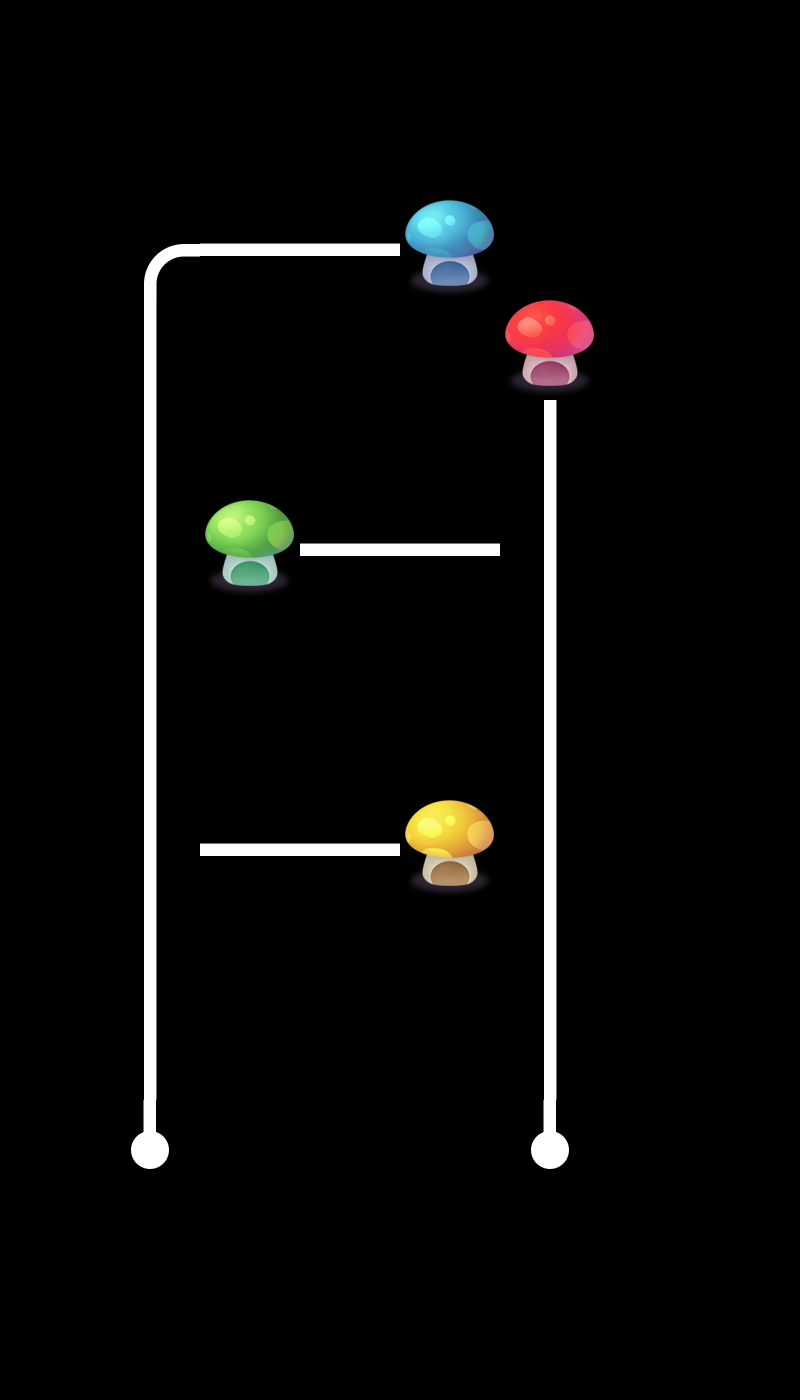

Rendered tile map (Tiled .tmx) drawn with the repository's tilesets; below, a short description and the map source with its tile grids summarised:
An orthogonal 8x14 tile map with 100x100 px tiles, 2 tile layers (layer1, layer0), 2 tilesets and 2 objects.

<map version="1.0" orientation="orthogonal" renderorder="right-down" width="8" height="14" tilewidth="100" tileheight="100" nextobjectid="4">
 <tileset firstgid="1" name="tiled" tilewidth="100" tileheight="100">
  <image source="tiled.png" width="500" height="400" />
 </tileset>
 <tileset firstgid="21" name="tiled" tilewidth="100" tileheight="100">
  <image source="tiled.png" width="500" height="400" />
 </tileset>
 <layer name="layer1" width="8" height="14">
  <data>[112 cells, 12 non-empty, 5 distinct tile ids]</data>
 </layer>
 <layer name="layer0" width="8" height="14">
  <data>[112 cells, 16 non-empty, 6 distinct tile ids]</data>
 </layer>
 <objectgroup name="object1">
  <object id="2" x="124.242" y="824.242" width="51.5152" height="54.5455">
   <properties>
    <property name="id" value="1" />
   </properties>
  </object>
  <object id="3" x="518.182" y="518.182" width="57.5758" height="63.6364">
   <properties>
    <property name="id" value="0" />
   </properties>
  </object>
 </objectgroup>
</map>
